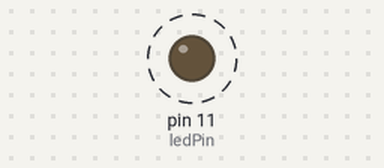
Bench run of a sketch on a simulated Arduino Uno, built with avr-gcc and run on an emulated ATmega328P. On the bench: output pins drawn as LEDs (lit = HIGH). Dashed ring = blinking. What the sketch prints to the serial monitor is not drawn.

Above: at 0.05 s.
Timing chart, 0 to 3.0 s (numbered marks = the images above):
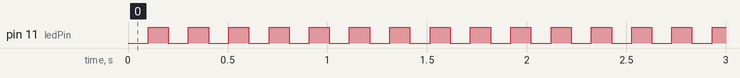

Measured:
- by itself, pin 11 (ledPin): alternates HIGH for 0.10 s and LOW for 0.10 s

The sketch:

sketch_dec25a.ino
```cpp
int ledPin = 11;
long previousMillis = 0;
long interval = 100;
bool z=false;

// the setup routine runs once when you press reset:
void setup() {
  // initialize the digital pin as an output.
  pinMode(ledPin, OUTPUT);
  // open the serial port at 9600 bps:
  Serial.begin(9600);
}

// the loop routine runs over and over again forever:
void loop() {
  // using millis() instead of delay
  unsigned long currentMillis = millis();
  if(currentMillis - previousMillis > interval) {
    // save the last time you checked the sensor
    previousMillis = currentMillis;
    z=!z;
    if (z) {
      digitalWrite(ledPin, HIGH);
      Serial.println("HIGH");
    }
    else {
      digitalWrite(ledPin, LOW);
      Serial.println("LOW");
    }
  }
}
```
